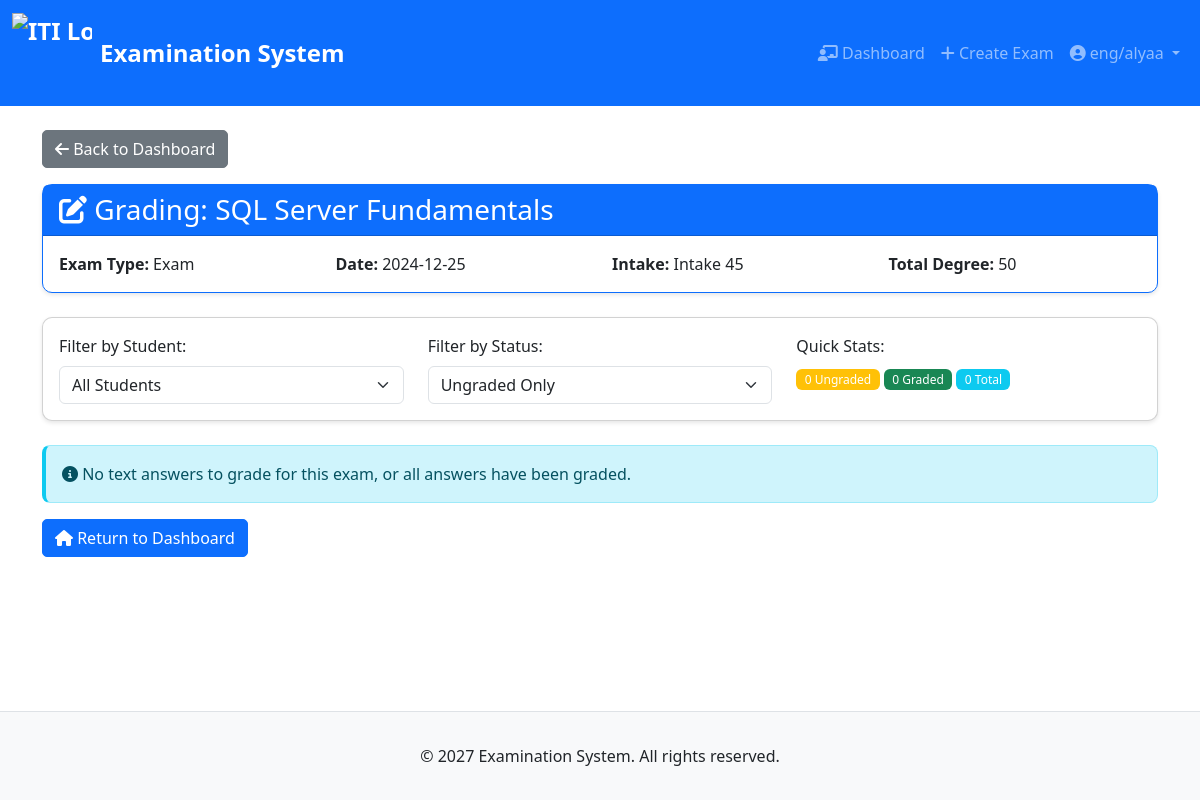
Page /instructor/grade/1 (signed in) on the committed database.
### tables this page shows
CREATE TABLE course (
    course_id INTEGER PRIMARY KEY AUTOINCREMENT,
    course_name TEXT NOT NULL,
    course_description TEXT,
    max_degree INTEGER NOT NULL,
    min_degree INTEGER NOT NULL
);

CREATE TABLE exam (
    exam_id INTEGER PRIMARY KEY AUTOINCREMENT,
    exam_type TEXT NOT NULL CHECK(exam_type IN ('Exam', 'Corrective')),
    course_id INTEGER NOT NULL,
    instructor_id INTEGER NOT NULL,
    intake_id INTEGER NOT NULL,
    exam_date DATE NOT NULL,
    start_time TIME NOT NULL,
    end_time TIME NOT NULL,
    total_time INTEGER NOT NULL,
    total_degree INTEGER NOT NULL,
    year INTEGER NOT NULL,
    allowance_options TEXT,
    FOREIGN KEY (course_id) REFERENCES course(course_id),
    FOREIGN KEY (instructor_id) REFERENCES instructor(instructor_id),
    FOREIGN KEY (intake_id) REFERENCES intake(intake_id)
);

CREATE TABLE intake (
    intake_id INTEGER PRIMARY KEY AUTOINCREMENT,
    intake_name TEXT NOT NULL,
    intake_year INTEGER NOT NULL,
    branch_id INTEGER NOT NULL,
    track_id INTEGER NOT NULL,
    FOREIGN KEY (branch_id) REFERENCES branch(branch_id),
    FOREIGN KEY (track_id) REFERENCES track(track_id),
    FOREIGN KEY (branch_id, track_id) REFERENCES branch_track(branch_id, track_id)
);

### app.py (the view)
@app.route("/instructor/grade/<int:exam_id>")
@login_required("instructor")
def grade_exam(exam_id):
    db = get_db()
    exam = db.execute("""
        SELECT e.*, c.course_name, i.intake_name
        FROM exam e
        JOIN course c ON e.course_id = c.course_id
        JOIN intake i ON e.intake_id = i.intake_id
        WHERE e.exam_id = ?
    """, (exam_id,)).fetchone()
    answers = db.execute("""
        SELECT sa.answer_id, sa.student_id, sa.question_id, sa.student_answer, sa.obtained_marks,
        s.student_name, q.question_text, q.correct_answer, eq.question_degree, sa.answered_at
        FROM student_answer sa
        JOIN student s ON sa.student_id = s.student_id
        JOIN question q ON sa.question_id = q.question_id
        JOIN exam_question eq ON sa.exam_id = eq.exam_id AND sa.question_id = eq.question_id
        WHERE sa.exam_id = ? AND q.question_type = 'Text'
        ORDER BY s.student_name, q.question_id
    """, (exam_id,)).fetchall()
    students = db.execute("""
        SELECT DISTINCT s.student_id, s.student_name
        FROM student_exam se
        JOIN student s ON se.student_id = s.student_id
        WHERE se.exam_id = ?
    """, (exam_id,)).fetchall()
    graded_count = len([a for a in answers if a['obtained_marks'] is not None])
    ungraded_count = len([a for a in answers if a['obtained_marks'] is None])
    total_count = len(answers)
    return render_template("grade_exam.html", exam=exam, answers=answers, students=students,
                         graded_count=graded_count, ungraded_count=ungraded_count, total_count=total_count)

### app.py (called while the page is built)
def get_db():
    db = sqlite3.connect(DATABASE)
    db.row_factory = sqlite3.Row
    return db

@app.after_request
def after_request(response):
    response.headers["Cache-Control"] = "no-cache, no-store, must-revalidate"
    response.headers["Expires"] = 0
    response.headers["Pragma"] = "no-cache"
    return response

### helpers.py (called while the page is built)
def login_required(role=None):
    def decorator(f):
        @wraps(f)
        def decorated_function(*args, **kwargs):
            if session.get("user_id") is None:
                return redirect("/login")
            if role and session.get("role") != role:
                return redirect("/")
            return f(*args, **kwargs)
        return decorated_function
    return decorator

### templates/grade_exam.html (shortened to what this page needs)
{% extends "layout.html" %}
{% block main %}
<div class="row">
    <div class="col-md-12">
        <a href="/instructor/dashboard" class="btn btn-secondary mb-3">
            <i class="fas fa-arrow-left"></i> Back to Dashboard
        </a>
        <div class="card mb-4 border-primary">
            <div class="card-header bg-primary text-white">
                <h3 class="mb-0">
                    <i class="fas fa-edit"></i> Grading: {{ exam.course_name }}
                </h3>
            </div>
            <div class="card-body">
                <div class="row">
                    <div class="col-md-3">
                        <strong>Exam Type:</strong> {{ exam.exam_type }}
                    </div>
                    <div class="col-md-3">
                        <strong>Date:</strong> {{ exam.exam_date }}
                    </div>
                    <div class="col-md-3">
                        <strong>Intake:</strong> {{ exam.intake_name }}
                    </div>
                    <div class="col-md-3">
                        <strong>Total Degree:</strong> {{ exam.total_degree }}
                    </div>
                </div>
            </div>
        </div>
        <div class="card mb-4">
            <div class="card-body">
                <div class="row">
                    <div class="col-md-4">
                        <label for="filterStudent" class="form-label">Filter by Student:</label>
                        <select class="form-select" id="filterStudent" onchange="filterAnswers()">
                            <option value="">All Students</option>
                        </select>
                    </div>
                    <div class="col-md-4">
                        <label for="filterStatus" class="form-label">Filter by Status:</label>
                        <select class="form-select" id="filterStatus" onchange="filterAnswers()">
                            <option value="ungraded" selected>Ungraded Only</option>
                        </select>
                    </div>
                    <div class="col-md-4">
                        <label class="form-label">Quick Stats:</label>
                        <p class="mb-0">
                            <span class="badge bg-warning">{{ ungraded_count }} Ungraded</span>
                            <span class="badge bg-success">{{ graded_count }} Graded</span>
                            <span class="badge bg-info">{{ total_count }} Total</span>
                        </p>
                    </div>
                </div>
            </div>
        </div>
        {% if answers %}
            {% for answer in answers %}
            <div class="card mb-3 answer-card"
                 data-student-id="{{ answer.student_id }}"
                 data-graded="{{ 'true' if answer.obtained_marks is not none else 'false' }}">
                <div class="card-header bg-light">
                    <div class="row align-items-center">
                        <div class="col">
                            <h5 class="mb-0">
                                <i class="fas fa-user"></i> {{ answer.student_name }}
                            </h5>
                            <small class="text-muted">
                                Student ID: {{ answer.student_id }}
                            </small>
                        </div>
                        <div class="col-auto">
                            {% if answer.obtained_marks is not none %}
                                <span class="badge bg-success">
                                    <i class="fas fa-check"></i> Graded: {{ answer.obtained_marks }}/{{ answer.question_degree }}
                                </span>
                            {% else %}
                                <span class="badge bg-warning">
                                    <i class="fas fa-clock"></i> Pending
                                </span>
                            {% endif %}
                        </div>
                    </div>
                </div>
                <div class="card-body">
                    <div class="mb-3">
                        <h6><i class="fas fa-question-circle"></i> Question:</h6>
                        <p class="lead">{{ answer.question_text }}</p>
                        <span class="badge bg-secondary">Question ID: {{ answer.question_id }}</span>
                        <span class="badge bg-info">Max Marks: {{ answer.question_degree }}</span>
                    </div>
                    <div class="alert alert-info mb-3">
                        <h6><i class="fas fa-book"></i> Model Answer:</h6>
                        <p class="mb-0">{{ answer.correct_answer }}</p>
                    </div>
                    <div class="alert alert-secondary mb-3">
                        <h6><i class="fas fa-pencil-alt"></i> Student's Answer:</h6>
                        <p class="mb-0">{{ answer.student_answer or 'No answer provided' }}</p>
                        <small class="text-muted">
                            Submitted at: {{ answer.answered_at }}
                        </small>
                    </div>
                    <form method="post" action="/instructor/grade-answer" class="grading-form">
                        <input type="hidden" name="answer_id" value="{{ answer.answer_id }}">
                        <input type="hidden" name="exam_id" value="{{ exam.exam_id }}">
                        <div class="row">
                            <div class="col-md-6">
                                <label for="marks_{{ answer.answer_id }}" class="form-label">
                                    <strong>Award Marks (out of {{ answer.question_degree }}):</strong>
                                </label>
                                <input type="number"
                                       class="form-control"
                                       id="marks_{{ answer.answer_id }}"
                                       name="obtained_marks"
                                       min="0"
                                       max="{{ answer.question_degree }}"
                                       step="0.5"
                                       value="{{ answer.obtained_marks or '' }}"
                                       required>
                            </div>
                            <div class="col-md-6">
                                <label for="is_correct_{{ answer.answer_id }}" class="form-label">
                                    <strong>Mark as:</strong>
                                </label>
                                <select class="form-select"
                                        id="is_correct_{{ answer.answer_id }}"
                                        name="is_correct">
                                    <option value="1" {% if answer.is_correct == 1 %}selected{% endif %}>
                                        Correct
                                    </option>
                                    <option value="0" {% if answer.is_correct == 0 %}selected{% endif %}>
                                        Incorrect
                                    </option>
                                </select>
                            </div>
                        </div>
                        <div class="mt-3">
                            <label for="feedback_{{ answer.answer_id }}" class="form-label">
                                Feedback/Comments (Optional):
                            </label>
                            <textarea class="form-control"
                                      id="feedback_{{ answer.answer_id }}"
                                      name="feedback"
                                      rows="2"
                                      placeholder="Add feedback for the student..."></textarea>
                        </div>
                        <div class="mt-3 btn-group" role="group">
                            <button type="button" class="btn btn-success"
                                    onclick="setGrade({{ answer.answer_id }}, {{ answer.question_degree }}, 1)">
                                <i class="fas fa-check"></i> Full Marks
                            </button>
                            <button type="button" class="btn btn-warning"
                                    onclick="setGrade({{ answer.answer_id }}, {{ answer.question_degree / 2 }}, 1)">
                                <i class="fas fa-adjust"></i> Half Marks
                            </button>
                            <button type="button" class="btn btn-danger"
                                    onclick="setGrade({{ answer.answer_id }}, 0, 0)">
                                <i class="fas fa-times"></i> Zero
                            </button>
                        </div>
                        <div class="mt-3">
                            <button type="submit" class="btn btn-primary">
                                <i class="fas fa-save"></i> Save Grade
                            </button>
                            {% if loop.index < answers|length %}
                            <button type="button" class="btn btn-secondary" onclick="nextAnswer()">
                                <i class="fas fa-arrow-right"></i> Next Answer
                            </button>
                            {% endif %}
                        </div>
                    </form>
                </div>
            </div>
            {% endfor %}
            <div class="text-center mt-4 mb-4">
                <form method="post" action="/instructor/finish-grading/{{ exam.exam_id }}">
                    <button type="submit" class="btn btn-success btn-lg">
                        <i class="fas fa-check-circle"></i> Finish Grading & Recalculate Scores
                    </button>
                </form>
            </div>
        {% else %}
            <div class="alert alert-info">
                <i class="fas fa-info-circle"></i>
                No text answers to grade for this exam, or all answers have been graded.
            </div>
            <a href="/instructor/dashboard" class="btn btn-primary">
                <i class="fas fa-home"></i> Return to Dashboard
            </a>
        {% endif %}
    </div>
</div>
{% endblock %}

### static/styles.css (style rules this page uses)
body { min-height: 100vh; display: flex; flex-direction: column; font-family: 'Segoe UI', Tahoma, Geneva, Verdana, sans-serif; }
.card { border-radius: 10px; box-shadow: 0 2px 4px rgba(0,0,0,0.1); transition: transform 0.2s; }
.card-header { font-weight: 600; }
.btn { border-radius: 5px; transition: all 0.3s; }
.badge { padding: 0.4em 0.7em; font-weight: 500; }
.alert { border-radius: 8px; border-left: 4px solid; }
.alert-info { border-left-color: #0dcaf0; }

### rows in the picture
course: course_name "SQL Server Fundamentals"
exam: exam_type "Exam", exam_date "2024-12-25", total_degree "50"
intake: intake_name "Intake 45"

### other values in the picture
{{ session.person_name }} "eng/alyaa"
{{ ungraded_count }} "0"
{{ graded_count }} "0"
{{ total_count }} "0"
